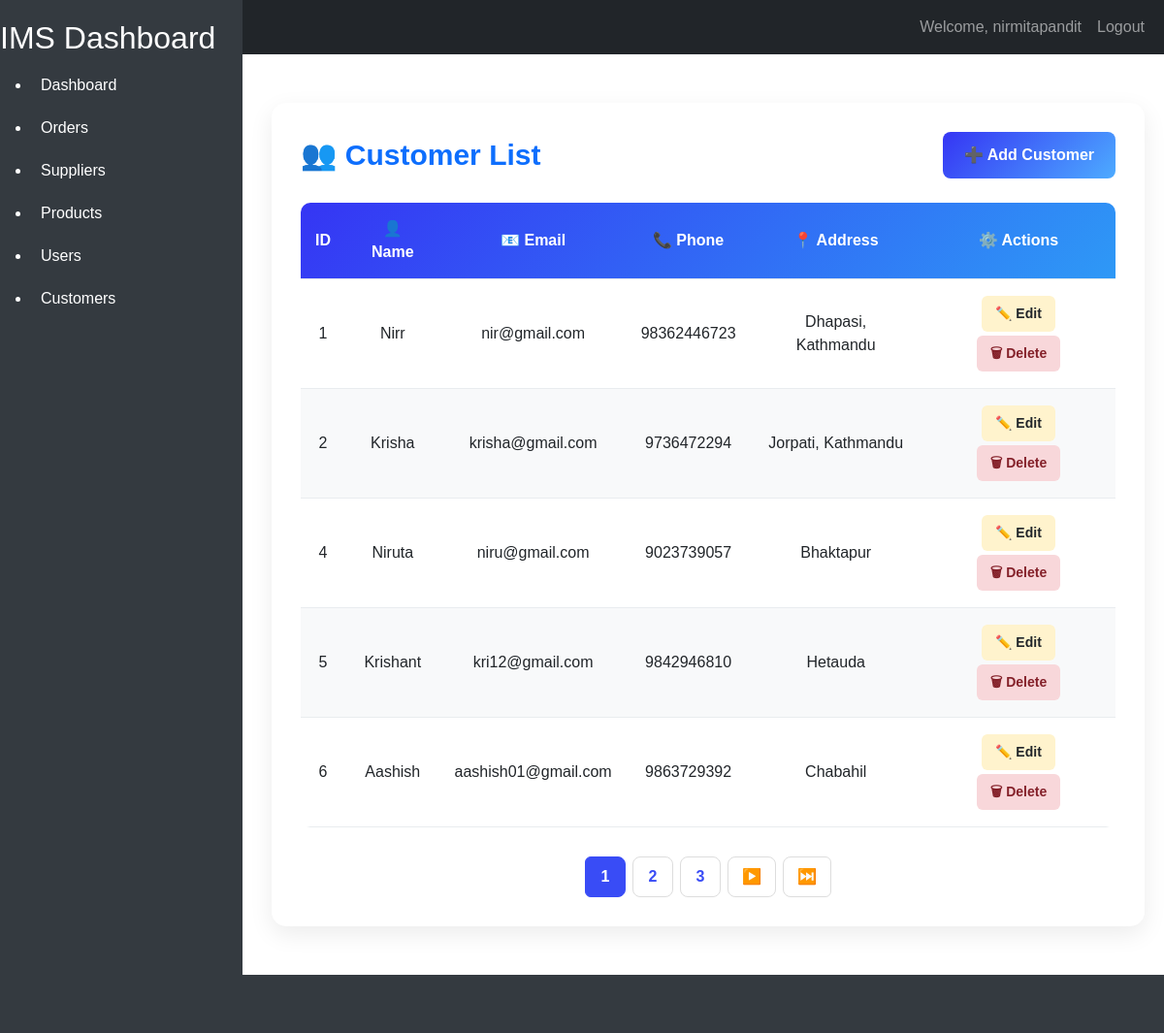
The app's page /customer/customers/ (signed in) with its own data.
### customer/models.py (models this page shows, shortened)
class Customer(models.Model):
    id = models.AutoField(primary_key=True)
    name = models.CharField(max_length=100)
    email = models.EmailField(unique=True)
    phone = models.CharField(max_length=20, blank=True, null=True)
    address = models.TextField(blank=True, null=True)
    created_at = models.DateTimeField(auto_now_add=True)
    updated_at = models.DateTimeField(auto_now=True)
    class Meta:
        db_table = 'customers'
        verbose_name = 'Customer'
        verbose_name_plural = 'Customers'

### customer/views.py (the view)
# urls.py: path("customers/", CustomerListView.as_view(), name="customer-list"),
class CustomerListView(LoginRequiredMixin, ListView):
    model = Customer
    template_name = 'customer/customer_list.html'
    context_object_name = 'customers'
    paginate_by = 5

### customer/templates/customer/customer_list.html (shortened to what this page needs)
{% extends "home/base.html" %}
{% block content %}
<div class="customer-container">
    <div class="header">
        <h2>👥 Customer List</h2>
        <a href="{% url 'customers_create' %}" class="add-btn">
            ➕ Add Customer
        </a>
    </div>
    <table class="customer-table">
        <thead>
            <tr>
                <th>ID</th>
                <th>👤 Name</th>
                <th>📧 Email</th>
                <th>📞 Phone</th>
                <th>📍 Address</th>
                <th>⚙️ Actions</th>
            </tr>
        </thead>
        <tbody>
            {% for customer in customers %}
            <tr>
                <td>{{ customer.id }}</td>
                <td>{{ customer.name }}</td>
                <td>{{ customer.email }}</td>
                <td>{{ customer.phone }}</td>
                <td>{{ customer.address }}</td>
                <td>
                    <a href="{% url 'customers_update' customer.id %}" class="edit-btn">
                        ✏️ Edit
                    </a>
                    <a href="{% url 'customers_delete' customer.id %}" class="delete-btn">
                        🗑 Delete
                    </a>
                </td>
            </tr>
            {% empty %}
            <tr class="empty-row">
                <td colspan="6">
                    📭 No customers found.
                </td>
            </tr>
            {% endfor %}
        </tbody>
    </table>
    {% if is_paginated %}
<nav class="pagination-container">
    <ul class="pagination">
        {% for num in paginator.page_range %}
            {% if page_obj.number == num %}
            <li class="page-item active">
                <span class="page-link">{{ num }}</span>
            </li>
            {% elif num > page_obj.number|add:"-3" and num < page_obj.number|add:"3" %}
            <li class="page-item">
                <a class="page-link" href="?page={{ num }}">{{ num }}</a>
            </li>
            {% endif %}
        {% endfor %}
        {% if page_obj.has_next %}
        <li class="page-item">
            <a class="page-link" href="?page={{ page_obj.next_page_number }}">▶️</a>
        </li>
        <li class="page-item">
            <a class="page-link" href="?page={{ paginator.num_pages }}">⏭️</a>
        </li>
        {% endif %}
    </ul>
</nav>
{% endif %}
</div>
{% endblock %}

### home/templates/home/base.html (shortened to what this page needs)
<!DOCTYPE html>
<html lang="en">
<head>
    <link href="https://cdn.jsdelivr.net/npm/bootstrap@5.3.0-alpha1/dist/css/bootstrap.min.css" rel="stylesheet">
</head>
<body>
    <nav class="navbar navbar-expand-lg navbar-dark bg-dark">
        <div class="container-fluid">
            <a class="navbar-brand" href="#">IMS</a>
            <div class="collapse navbar-collapse" id="navbarNav">
                <ul class="navbar-nav ms-auto">
                    {% if user.is_authenticated %}
                    <li class="nav-item">
                        <a class="nav-link" href="#">Welcome, {{ user.username }}</a>
                    </li>
                    <li class="nav-item">
                        <a class="nav-link" href="{% url 'logout' %}">Logout</a>
                    </li>
                    {% endif %}
                </ul>
            </div>
        </div>
    </nav>
    <div class="sidebar">
        <h2>IMS Dashboard</h2>
        <ul>
            <li>
                <a href="{% url 'dashboard' %}"
                    class="{% if request.path == '/dashboard/' %}active{% endif %}">Dashboard</a>
            </li>
            <li>
                <a href="{% url 'order_list' %}"
                    class="{% if request.path == '/orders/list/' %}active{% endif %}">Orders</a>
            </li>
            <li>
                <a href="{% url 'supplier_list' %}"
                    class="{% if request.path == '/suppliers/list/' %}active{% endif %}">Suppliers</a>
            </li>
            <li>
                <a href="{% url 'products_list' %}"
                    class="{% if request.path == '/products/list/' %}active{% endif %}">Products</a>
            </li>
            <li>
                <a href="{% url 'user_list' %}"
                    class="{% if request.path == '/users/list/' %}active{% endif %}">Users</a>
            </li>
            <li>
                <a href="{% url 'customers_list' %}"
                    class="{% if request.path == '/customers/list/' %}active{% endif %}">Customers</a>
            </li>
        </ul>
    </div>
    <div class="content">
        {% block content %}
        {% endblock %}
    </div>
    <footer class="footer">
        <div class="container">
            <p>&copy; 2025 IMS System. All rights reserved.</p>
        </div>
    </footer>
</body>
</html>

### home/templates/home/base.html (style rules this page uses)
body { font-family: Arial, sans-serif; display: flex; flex-direction: column; min-height: 100vh; }
.sidebar { position: fixed; top: 0; left: 0; height: 100%; width: 250px; background-color: #343a40; color: #fff; padding-top: 20px; }
.sidebar a { color: #fff; text-decoration: none; padding: 10px; display: block; }
.content { margin-left: 260px; padding: 20px; flex: 1; }
.footer { background-color: #343a40; color: white; text-align: center; padding: 10px 0; position: relative; width: 100%; }

### customer/templates/customer/customer_list.html (style rules this page uses)
.customer-container { background: #ffffff; padding: 30px; border-radius: 15px; box-shadow: 0 8px 25px rgba(0, 0, 0, 0.08); margin: 30px auto; }
.header { display: flex; justify-content: space-between; align-items: center; margin-bottom: 25px; flex-wrap: wrap; gap: 15px; }
.header h2 { color: #0d6efd; font-size: 30px; font-weight: bold; margin: 0; }
.add-btn { background: linear-gradient(135deg, #3535f4, #4dabff); color: white; padding: 12px 22px; border-radius: 8px; text-decoration: none; font-weight: 600; transition: 0.3s; }
.customer-table { width: 100%; border-collapse: collapse; overflow: hidden; border-radius: 10px; }
.customer-table thead { background: linear-gradient(135deg, #3535f4, #2e99f6); color: white; }
.customer-table th, .customer-table td { padding: 15px; text-align: center; border-bottom: 1px solid #e9ecef; }
.customer-table tbody tr:nth-child(even) { background: #f8f9fa; }
.edit-btn, .delete-btn { display: inline-block; padding: 8px 14px; border-radius: 6px; text-decoration: none; color: white; font-size: 14px; font-weight: 600; transition: .3s; margin: 2px; }
.edit-btn { background: #fff3cd; color: #212529; }
.delete-btn { background: #f8d7da; color: #842029; }
.pagination-container { display: flex; justify-content: center; margin-top: 30px; }
.pagination { display: flex; list-style: none; gap: 8px; padding: 0; margin: 0; }
.page-item { list-style: none; }
.page-link { display: flex; align-items: center; justify-content: center; min-width: 42px; height: 42px; padding: 0 14px; border: 1px solid #ddd; border-radius: 8px; background: white; color: #394cf6; text-decoration: none; font-weight: 600; transition: 0.3s; }
.page-item.active .page-link { background: #394cf6; color: white; border-color: #394cf6; }

### records on screen
Customer: id "1", name "Nirr", email "nir@gmail.com", phone "98362446723", address "Dhapasi, Kathmandu"
Customer: id "2", name "Krisha", email "krisha@gmail.com", phone "9736472294", address "Jorpati, Kathmandu"
Customer: id "4", name "Niruta", email "niru@gmail.com", phone "9023739057", address "Bhaktapur"
Customer: id "5", name "Krishant", email "kri12@gmail.com", phone "9842946810", address "Hetauda"
Customer: id "6", name "Aashish", email "aashish01@gmail.com", phone "9863729392", address "Chabahil"

### other values on screen
{{ user.username }} "nirmitapandit"
{{ num }} "1"
{{ num }} "2" "3"
